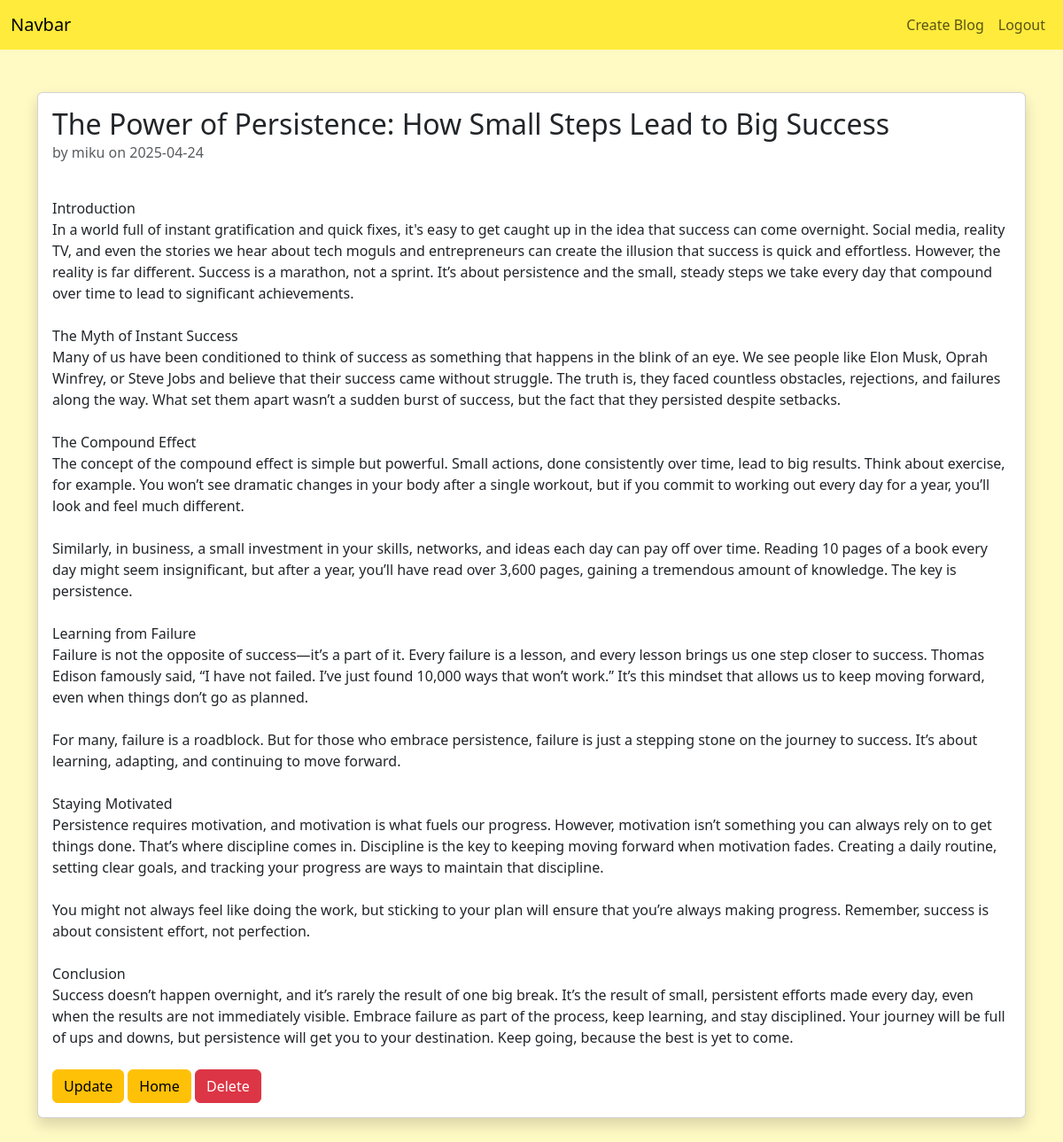
/blog/2 (signed in), run on the app's committed database.
### app.py (models this page shows)
class Blog(db.Model):
    id = db.Column(db.Integer, primary_key=True, nullable=False)
    title = db.Column(db.String(100), nullable=False)
    description = db.Column(db.Text, nullable=False)
    created_at = db.Column(db.DateTime, default=datetime.utcnow)
    author = db.Column(db.String(100), nullable=False)

### app.py (the view)
@app.route('/blog/<int:id>')
def view_blog(id):
    blog = Blog.query.get_or_404(id)
    return render_template('blog.html', blog=blog)

### templates/blog.html (shortened to what this page needs)
{% extends "base.html" %}
{% block content %}
<div class="container my-5">
    <div class="card shadow">
        <div class="card-body">
            <h2 class="card-title">{{ blog.title }}</h2>
            <h6 class="card-subtitle mb-3 text-muted">
                by {{ blog.author }} on {{ blog.created_at.strftime("%Y-%m-%d") }}
            </h6>
            <p class="card-text" style="white-space: pre-line;">
                {{ blog.description }}
            </p>
            <div class="mt-4">
                <a href="{{ url_for('update_blog', id=blog.id) }}" class="btn btn-warning">Update</a>
                <a href="/" class="btn btn-warning">Home</a>
                <form action="{{ url_for('delete_blog', id=blog.id) }}" method="POST" class="d-inline">
                    <button type="submit" class="btn btn-danger"
                        onclick="return confirm('Are you sure you want to delete this blog?');">Delete</button>
                </form>
            </div>
        </div>
    </div>
</div>
{% endblock %}

### templates/base.html (style rules this page uses)
:root { --primary-color: #2196f3; --secondary-color: #ffeb3b; --light-yellow: #fff9c4; --text-color: #212121; }
.bg-light-yellow { background-color: var(--light-yellow) !important; }

### data on the page
Blog: title "The Power of Persistence: How Small Steps Lead to Big Success", author "miku", created_at "2025-04-24", description "Introduction In a world full of instant gratification and quick fixes, it's easy to get caught up in the idea that success can come overnight. Social media, reality TV, and even the stories we hear about tech moguls and entrepreneurs can create the illusion that success is quick and effortless. However, the reality is far different. Success is a marathon, not a sprint. It’s about persistence and the small, steady steps we take every day that compound over time to lead to significant achievements. The Myth of Instant Success Many of us have been conditioned to think of success as something that happens in the blink of an eye. We see people like Elon Musk, Oprah Winfrey, or Steve Jobs and…"
